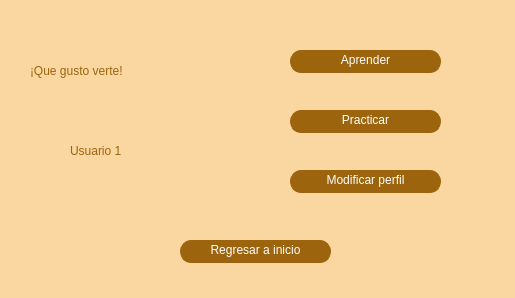
<?xml version="1.0" encoding="UTF-8"?>
<ui version="4.0">
 <class>IG2_MenuUsuario</class>
 <widget class="QWidget" name="IG2_MenuUsuario">
  <property name="geometry">
   <rect>
    <x>0</x>
    <y>0</y>
    <width>515</width>
    <height>298</height>
   </rect>
  </property>
  <property name="windowTitle">
   <string>Form</string>
  </property>
  <property name="styleSheet">
   <string notr="true">QWidget{
background-color: rgb(250, 215, 160);
}</string>
  </property>
  <widget class="QLabel" name="labelBienvenida">
   <property name="geometry">
    <rect>
     <x>30</x>
     <y>50</y>
     <width>191</width>
     <height>41</height>
    </rect>
   </property>
   <property name="styleSheet">
    <string notr="true">font: 16pt &quot;Segoe Print&quot;;
color: rgb(156, 100, 12);</string>
   </property>
   <property name="text">
    <string>¡Que gusto verte!</string>
   </property>
  </widget>
  <widget class="QLabel" name="labelNombreUsuario">
   <property name="geometry">
    <rect>
     <x>70</x>
     <y>120</y>
     <width>111</width>
     <height>61</height>
    </rect>
   </property>
   <property name="styleSheet">
    <string notr="true">font: 16pt &quot;Segoe Print&quot;;
color: rgb(156, 100, 12);</string>
   </property>
   <property name="text">
    <string>Usuario 1</string>
   </property>
  </widget>
  <widget class="QPushButton" name="botonPracticar">
   <property name="geometry">
    <rect>
     <x>290</x>
     <y>110</y>
     <width>151</width>
     <height>23</height>
    </rect>
   </property>
   <property name="styleSheet">
    <string notr="true">QPushButton{
color: rgb(255, 255, 255);
	background-color: rgb(156, 100, 12);
	font: 12pt &quot;Segoe Print&quot;;
	border-radius: 11px;
	border:none;
	border-left: 1px solid rgb(156, 100, 12);
	border-right: 1px solid rgb(156, 100, 12);
	border-bottom: 3px solid rgb(156, 100, 12);
}
QPushButton:hover{
	background-color: rgb(248, 196, 113);
	border-left: 1px solid rgb(248, 196, 113);
	border-right: 1px solid rgb(248, 196, 113);
	border-bottom: 3px solid rgb(248, 196, 113);
}
QPushButton:pressed{
	background-color: rgb(40, 170, 221);
	border-left: 1px solid rgb(44, 131, 212);
	border-right: 1px solid rgb(44, 131, 212);
	border-top: 3px solid rgb(44, 131, 212);
	border-bottomr: none;
}</string>
   </property>
   <property name="text">
    <string>Practicar</string>
   </property>
  </widget>
  <widget class="QPushButton" name="botonAprender">
   <property name="geometry">
    <rect>
     <x>290</x>
     <y>50</y>
     <width>151</width>
     <height>23</height>
    </rect>
   </property>
   <property name="styleSheet">
    <string notr="true">QPushButton{
color: rgb(255, 255, 255);
	background-color: rgb(156, 100, 12);
	font: 12pt &quot;Segoe Print&quot;;
	border-radius: 11px;
	border:none;
	border-left: 1px solid rgb(156, 100, 12);
	border-right: 1px solid rgb(156, 100, 12);
	border-bottom: 3px solid rgb(156, 100, 12);
}
QPushButton:hover{
	background-color: rgb(248, 196, 113);
	border-left: 1px solid rgb(248, 196, 113);
	border-right: 1px solid rgb(248, 196, 113);
	border-bottom: 3px solid rgb(248, 196, 113);
}
QPushButton:pressed{
	background-color: rgb(40, 170, 221);
	border-left: 1px solid rgb(44, 131, 212);
	border-right: 1px solid rgb(44, 131, 212);
	border-top: 3px solid rgb(44, 131, 212);
	border-bottomr: none;
}</string>
   </property>
   <property name="text">
    <string>Aprender</string>
   </property>
  </widget>
  <widget class="QPushButton" name="botonModificarPerfil">
   <property name="geometry">
    <rect>
     <x>290</x>
     <y>170</y>
     <width>151</width>
     <height>23</height>
    </rect>
   </property>
   <property name="styleSheet">
    <string notr="true">QPushButton{
color: rgb(255, 255, 255);
	background-color: rgb(156, 100, 12);
	font: 12pt &quot;Segoe Print&quot;;
	border-radius: 11px;
	border:none;
	border-left: 1px solid rgb(156, 100, 12);
	border-right: 1px solid rgb(156, 100, 12);
	border-bottom: 3px solid rgb(156, 100, 12);
}
QPushButton:hover{
	background-color: rgb(248, 196, 113);
	border-left: 1px solid rgb(248, 196, 113);
	border-right: 1px solid rgb(248, 196, 113);
	border-bottom: 3px solid rgb(248, 196, 113);
}
QPushButton:pressed{
	background-color: rgb(40, 170, 221);
	border-left: 1px solid rgb(44, 131, 212);
	border-right: 1px solid rgb(44, 131, 212);
	border-top: 3px solid rgb(44, 131, 212);
	border-bottomr: none;
}</string>
   </property>
   <property name="text">
    <string>Modificar perfil</string>
   </property>
  </widget>
  <widget class="QPushButton" name="botonRegresarInicio">
   <property name="geometry">
    <rect>
     <x>180</x>
     <y>240</y>
     <width>151</width>
     <height>23</height>
    </rect>
   </property>
   <property name="styleSheet">
    <string notr="true">QPushButton{
color: rgb(255, 255, 255);
	background-color: rgb(156, 100, 12);
	font: 12pt &quot;Segoe Print&quot;;
	border-radius: 11px;
	border:none;
	border-left: 1px solid rgb(156, 100, 12);
	border-right: 1px solid rgb(156, 100, 12);
	border-bottom: 3px solid rgb(156, 100, 12);
}
QPushButton:hover{
	background-color: rgb(248, 196, 113);
	border-left: 1px solid rgb(248, 196, 113);
	border-right: 1px solid rgb(248, 196, 113);
	border-bottom: 3px solid rgb(248, 196, 113);
}
QPushButton:pressed{
	background-color: rgb(40, 170, 221);
	border-left: 1px solid rgb(44, 131, 212);
	border-right: 1px solid rgb(44, 131, 212);
	border-top: 3px solid rgb(44, 131, 212);
	border-bottomr: none;
}</string>
   </property>
   <property name="text">
    <string>Regresar a inicio</string>
   </property>
  </widget>
 </widget>
 <resources/>
 <connections/>
</ui>
